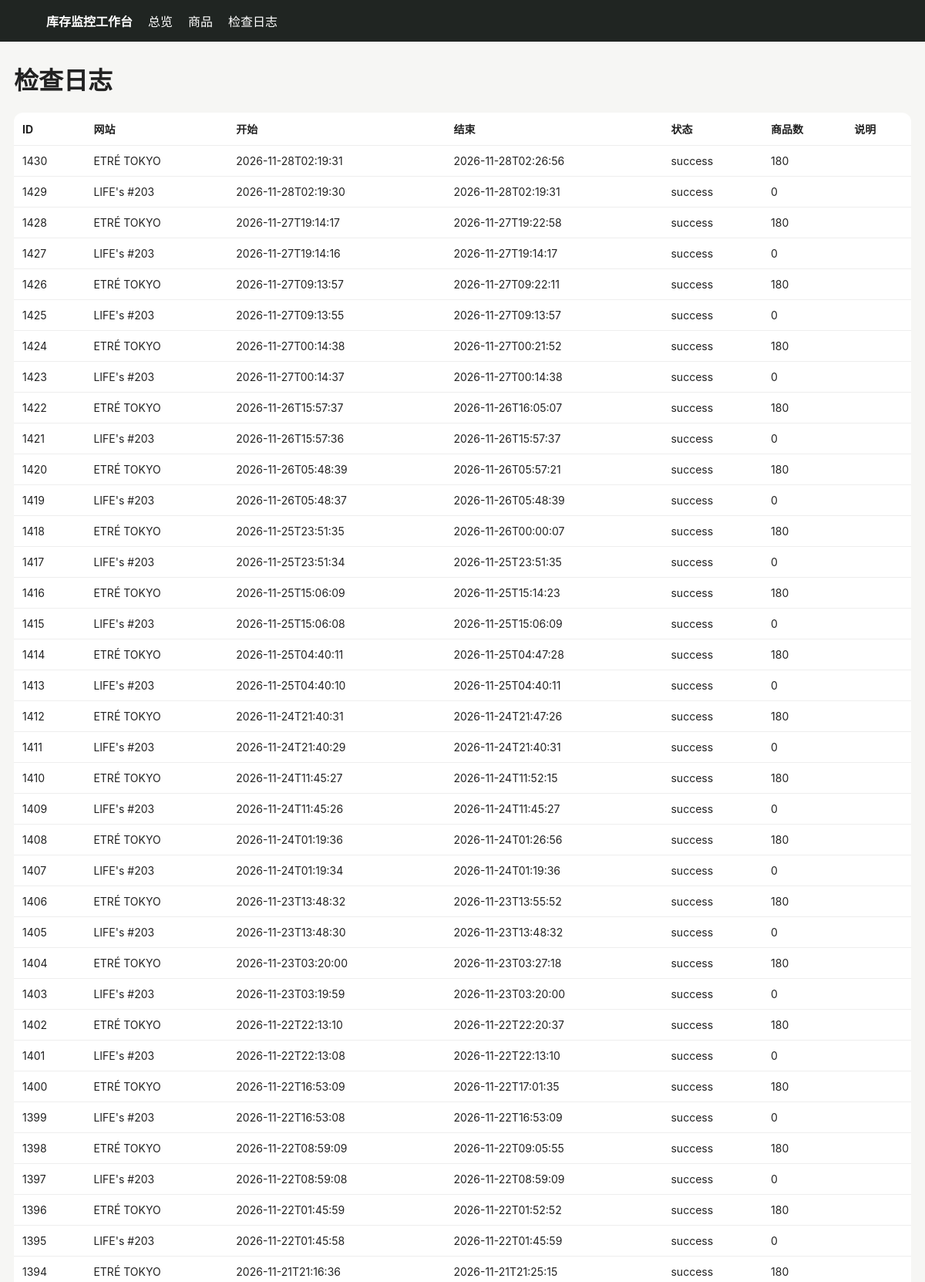
Page /logs (upper part) on the committed database.
### tables this page shows
CREATE TABLE runs (
 id INTEGER PRIMARY KEY AUTOINCREMENT,
 site TEXT NOT NULL,
 started_at TEXT NOT NULL,
 finished_at TEXT,
 status TEXT NOT NULL,
 product_count INTEGER DEFAULT 0,
 message TEXT
);

### app/main.py (the view)
@app.get("/logs")
def logs(request: Request):
    with conn() as c:
        rows=c.execute("SELECT * FROM runs ORDER BY id DESC LIMIT 100").fetchall()
    return templates.TemplateResponse("logs.html", {"request":request,"rows":rows})

### app/templates/logs.html
{% extends "base.html" %}{% block content %}<h1>检查日志</h1><table><tr><th>ID</th><th>网站</th><th>开始</th><th>结束</th><th>状态</th><th>商品数</th><th>说明</th></tr>{% for r in rows %}<tr><td>{{r.id}}</td><td>{{r.site}}</td><td>{{r.started_at}}</td><td>{{r.finished_at}}</td><td>{{r.status}}</td><td>{{r.product_count}}</td><td>{{r.message}}</td></tr>{% endfor %}</table>{% endblock %}

### app/templates/base.html (style rules this page uses)
body { font-family:-apple-system,BlinkMacSystemFont,"Segoe UI",sans-serif;background:#f6f6f4;color:#222;margin:0 }
table { width:100%;border-collapse:collapse;background:#fff;border-radius:12px;overflow:hidden }
th,td { padding:11px;border-bottom:1px solid #eee;text-align:left;font-size:14px }

### rows in the picture
runs: id "1430", site "ETRÉ TOKYO", started_at "2026-11-28T02:19:31", finished_at "2026-11-28T02:26:56", status "success", product_count "180"
runs: id "1429", site "LIFE's #203", started_at "2026-11-28T02:19:30", finished_at "2026-11-28T02:19:31", status "success", product_count "0"
runs: id "1428", site "ETRÉ TOKYO", started_at "2026-11-27T19:14:17", finished_at "2026-11-27T19:22:58", status "success", product_count "180"
runs: id "1427", site "LIFE's #203", started_at "2026-11-27T19:14:16", finished_at "2026-11-27T19:14:17", status "success", product_count "0"
runs: id "1426", site "ETRÉ TOKYO", started_at "2026-11-27T09:13:57", finished_at "2026-11-27T09:22:11", status "success", product_count "180"
runs: id "1425", site "LIFE's #203", started_at "2026-11-27T09:13:55", finished_at "2026-11-27T09:13:57", status "success", product_count "0"
runs: id "1424", site "ETRÉ TOKYO", started_at "2026-11-27T00:14:38", finished_at "2026-11-27T00:21:52", status "success", product_count "180"
runs: id "1423", site "LIFE's #203", started_at "2026-11-27T00:14:37", finished_at "2026-11-27T00:14:38", status "success", product_count "0"
runs: id "1422", site "ETRÉ TOKYO", started_at "2026-11-26T15:57:37", finished_at "2026-11-26T16:05:07", status "success", product_count "180"
runs: id "1421", site "LIFE's #203", started_at "2026-11-26T15:57:36", finished_at "2026-11-26T15:57:37", status "success", product_count "0"
runs: id "1420", site "ETRÉ TOKYO", started_at "2026-11-26T05:48:39", finished_at "2026-11-26T05:57:21", status "success", product_count "180"
runs: id "1419", site "LIFE's #203", started_at "2026-11-26T05:48:37", finished_at "2026-11-26T05:48:39", status "success", product_count "0"
runs: id "1418", site "ETRÉ TOKYO", started_at "2026-11-25T23:51:35", finished_at "2026-11-26T00:00:07", status "success", product_count "180"
runs: id "1417", site "LIFE's #203", started_at "2026-11-25T23:51:34", finished_at "2026-11-25T23:51:35", status "success", product_count "0"
runs: id "1416", site "ETRÉ TOKYO", started_at "2026-11-25T15:06:09", finished_at "2026-11-25T15:14:23", status "success", product_count "180"
runs: id "1415", site "LIFE's #203", started_at "2026-11-25T15:06:08", finished_at "2026-11-25T15:06:09", status "success", product_count "0"
runs: id "1414", site "ETRÉ TOKYO", started_at "2026-11-25T04:40:11", finished_at "2026-11-25T04:47:28", status "success", product_count "180"
runs: id "1413", site "LIFE's #203", started_at "2026-11-25T04:40:10", finished_at "2026-11-25T04:40:11", status "success", product_count "0"
runs: id "1412", site "ETRÉ TOKYO", started_at "2026-11-24T21:40:31", finished_at "2026-11-24T21:47:26", status "success", product_count "180"
runs: id "1411", site "LIFE's #203", started_at "2026-11-24T21:40:29", finished_at "2026-11-24T21:40:31", status "success", product_count "0"
runs: id "1410", site "ETRÉ TOKYO", started_at "2026-11-24T11:45:27", finished_at "2026-11-24T11:52:15", status "success", product_count "180"
runs: id "1409", site "LIFE's #203", started_at "2026-11-24T11:45:26", finished_at "2026-11-24T11:45:27", status "success", product_count "0"
runs: id "1408", site "ETRÉ TOKYO", started_at "2026-11-24T01:19:36", finished_at "2026-11-24T01:26:56", status "success", product_count "180"
runs: id "1407", site "LIFE's #203", started_at "2026-11-24T01:19:34", finished_at "2026-11-24T01:19:36", status "success", product_count "0"
runs: id "1406", site "ETRÉ TOKYO", started_at "2026-11-23T13:48:32", finished_at "2026-11-23T13:55:52", status "success", product_count "180"
runs: id "1405", site "LIFE's #203", started_at "2026-11-23T13:48:30", finished_at "2026-11-23T13:48:32", status "success", product_count "0"
runs: id "1404", site "ETRÉ TOKYO", started_at "2026-11-23T03:20:00", finished_at "2026-11-23T03:27:18", status "success", product_count "180"
runs: id "1403", site "LIFE's #203", started_at "2026-11-23T03:19:59", finished_at "2026-11-23T03:20:00", status "success", product_count "0"
runs: id "1402", site "ETRÉ TOKYO", started_at "2026-11-22T22:13:10", finished_at "2026-11-22T22:20:37", status "success", product_count "180"
runs: id "1401", site "LIFE's #203", started_at "2026-11-22T22:13:08", finished_at "2026-11-22T22:13:10", status "success", product_count "0"
runs: id "1400", site "ETRÉ TOKYO", started_at "2026-11-22T16:53:09", finished_at "2026-11-22T17:01:35", status "success", product_count "180"
runs: id "1399", site "LIFE's #203", started_at "2026-11-22T16:53:08", finished_at "2026-11-22T16:53:09", status "success", product_count "0"
runs: id "1398", site "ETRÉ TOKYO", started_at "2026-11-22T08:59:09", finished_at "2026-11-22T09:05:55", status "success", product_count "180"
runs: id "1397", site "LIFE's #203", started_at "2026-11-22T08:59:08", finished_at "2026-11-22T08:59:09", status "success", product_count "0"
runs: id "1396", site "ETRÉ TOKYO", started_at "2026-11-22T01:45:59", finished_at "2026-11-22T01:52:52", status "success", product_count "180"
runs: id "1395", site "LIFE's #203", started_at "2026-11-22T01:45:58", finished_at "2026-11-22T01:45:59", status "success", product_count "0"
runs: id "1394", site "ETRÉ TOKYO", started_at "2026-11-21T21:16:36", finished_at "2026-11-21T21:25:15", status "success", product_count "180"
